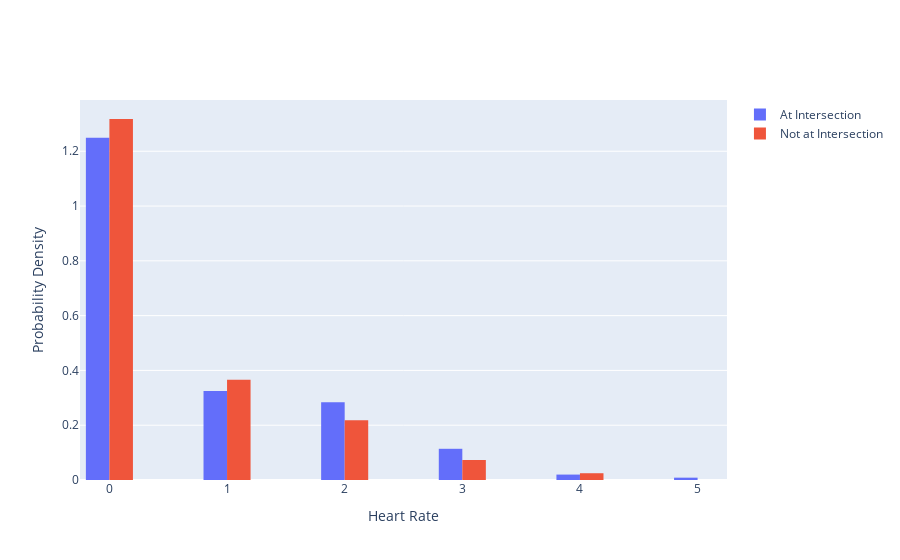
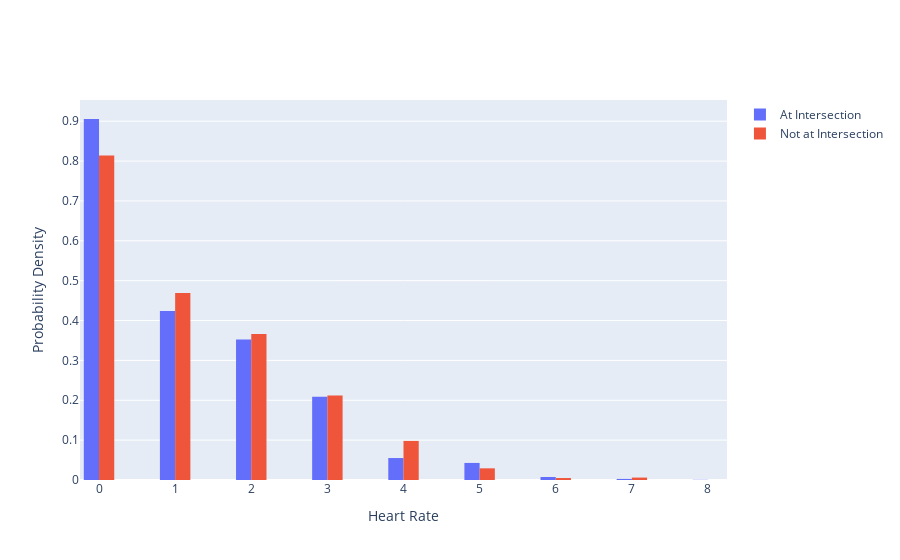
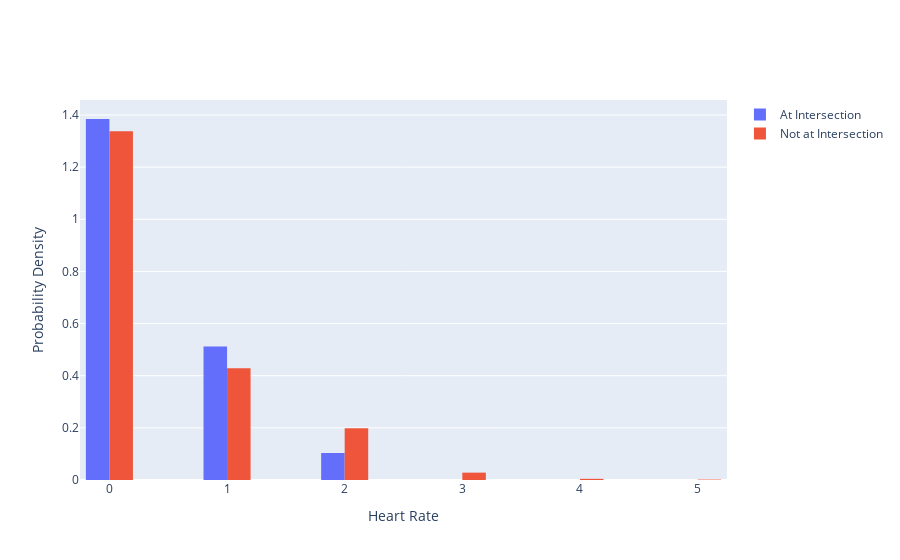
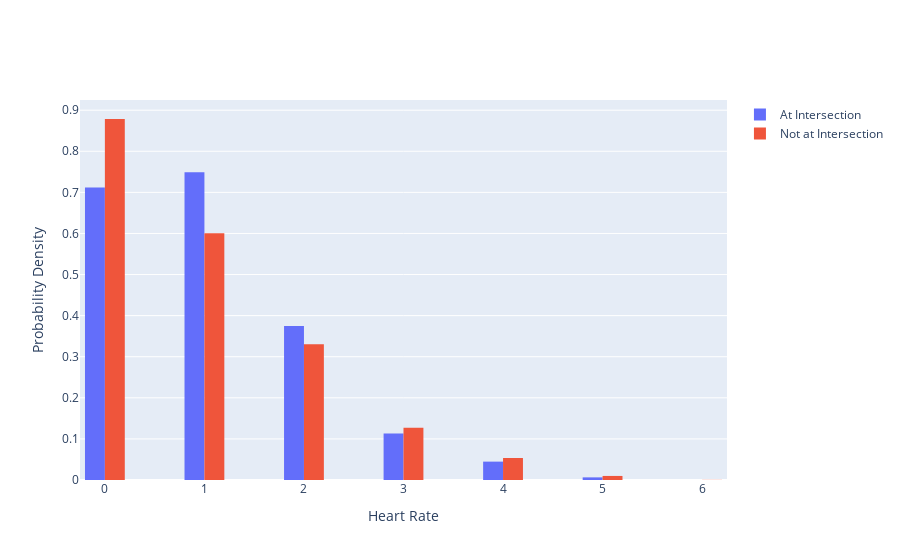

Write notebook code for charts like these, in order.
### Markdown cell above
# Results

### Code cell
# videos
videos = [2,5,7,10,11,12,14]

# one dataframe to store the data for all the videos
all_videos_data = pd.DataFrame()
for video in videos:
    print(f'{"-" * 50}')
    print(f'Processing the data for Video {video}')
    print(f'{"-" * 50}')
    _, flagged_process_participant_data_for_video = process_participant_data_for_video(f"./data/Video_Data/Video_{video}\\", plot_and_print=False)

    # Extract the video labels
    video_file_path = f"./data/Video_Data/Video_{video}/Video{video}.csv"
    # extract and flag the video data
    flagged_process_participant_data_for_video = extract_and_flag_video_events(video_file_path, flagged_process_participant_data_for_video)

    # add the video data to the all videos data
    all_videos_data = pd.concat([all_videos_data, flagged_process_participant_data_for_video])

    # e-test
    checking_t_test_assumptions(flagged_process_participant_data_for_video, video)
    (
        intersection_elevated_p_val,
        intersection_spiking_p_val,
        traffic_conflict_elevated_p_val,
        traffic_conflict_spiking_p_val
    ) = determine_statistical_significance(flagged_process_participant_data_for_video)

    print()

# print(f'{"-" * 50}')
# print(f"Processing the all video data")
# print(f'{"-" * 50}')
# checking_t_test_assumptions(all_videos_data)
# determine_statistical_significance(all_videos_data)

### Figure 1 — Plotly figure (JSON) as saved in the notebook; plotly's stock layout.template omitted (floating-point values rounded to 4 significant figures; data arrays with more than 128 entries replaced by an {"elided": "..."} marker saying what was removed)
{"data": [{"histnorm": "probability density", "name": "At Intersection", "nbinsx": 25, "type": "histogram", "x": {"elided": "3739 int values"}}, {"histnorm": "probability density", "name": "Not at Intersection", "nbinsx": 25, "type": "histogram", "x": {"elided": "5262 int values"}}], "layout": {"xaxis": {"title": {"text": "Heart Rate"}}, "yaxis": {"title": {"text": "Probability Density"}}}}

### Figure 2 — Plotly figure (JSON) as saved in the notebook; plotly's stock layout.template omitted (floating-point values rounded to 4 significant figures; data arrays with more than 128 entries replaced by an {"elided": "..."} marker saying what was removed)
{"data": [{"histnorm": "probability density", "name": "At Intersection", "nbinsx": 25, "type": "histogram", "x": {"elided": "3739 int values"}}, {"histnorm": "probability density", "name": "Not at Intersection", "nbinsx": 25, "type": "histogram", "x": {"elided": "5262 int values"}}], "layout": {"xaxis": {"title": {"text": "Heart Rate"}}, "yaxis": {"title": {"text": "Probability Density"}}}}

### Figure 3 — Plotly figure (JSON) as saved in the notebook; plotly's stock layout.template omitted (floating-point values rounded to 4 significant figures; data arrays with more than 128 entries replaced by an {"elided": "..."} marker saying what was removed)
{"data": [{"histnorm": "probability density", "name": "At Intersection", "nbinsx": 25, "type": "histogram", "x": {"elided": "3130 int values"}}, {"histnorm": "probability density", "name": "Not at Intersection", "nbinsx": 25, "type": "histogram", "x": {"elided": "5871 int values"}}], "layout": {"xaxis": {"title": {"text": "Heart Rate"}}, "yaxis": {"title": {"text": "Probability Density"}}}}

### Figure 4 — Plotly figure (JSON) as saved in the notebook; plotly's stock layout.template omitted (floating-point values rounded to 4 significant figures; data arrays with more than 128 entries replaced by an {"elided": "..."} marker saying what was removed)
{"data": [{"histnorm": "probability density", "name": "At Intersection", "nbinsx": 25, "type": "histogram", "x": {"elided": "3130 int values"}}, {"histnorm": "probability density", "name": "Not at Intersection", "nbinsx": 25, "type": "histogram", "x": {"elided": "5871 int values"}}], "layout": {"xaxis": {"title": {"text": "Heart Rate"}}, "yaxis": {"title": {"text": "Probability Density"}}}}
